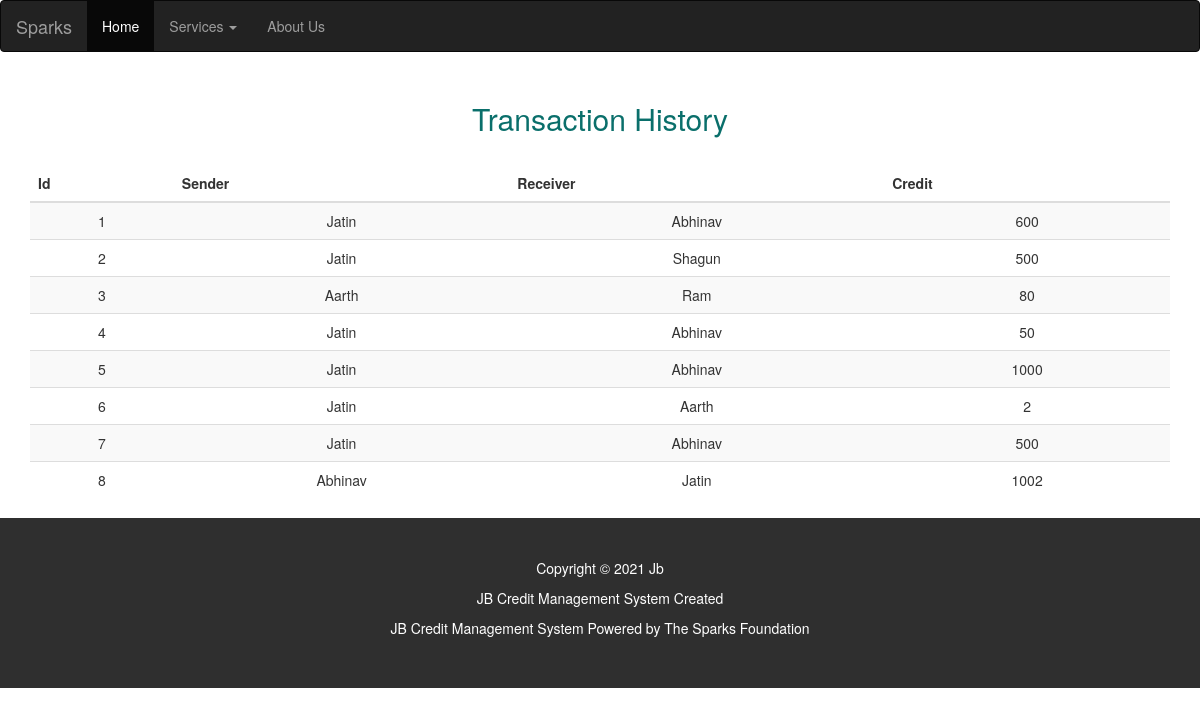
The app's page /transactionDetails.php with its own data.
### tables this page shows
CREATE TABLE `transfer` (
  `id` int(2) NOT NULL,
  `sender` varchar(20) NOT NULL,
  `receiver` varchar(20) NOT NULL,
  `credit` int(6) NOT NULL
);

### transactionDetails.php (the view, shortened to what this page needs)
<!DOCTYPE html>
<html lang="en">
<head>
    <link rel="stylesheet" href="https://maxcdn.bootstrapcdn.com/bootstrap/3.4.1/css/bootstrap.min.css">
</head>
<body class="indexPage">
<nav class="navbar navbar-inverse">
        <div class="container-fluid">
            <div class="navbar-header">
                <a class="navbar-brand" href="./index.php">Sparks</a>
            </div>
            <ul class="nav navbar-nav">
                <li class="active"><a href="./index.php">Home</a></li>
                <li class="dropdown"><a class="dropdown-toggle" data-toggle="dropdown" href="#"> Services <span
                            class="caret"></span></a>
                </li>
                <li><a href="./aboutus.html">About Us</a></li>
            </ul>
        </div>
    </nav>
        <div class="container divStyle">
        <h2 class="text-center">Transaction History</h2>
       <br>
       <div class="table-responsive-sm">
    <table class="table text-center table-striped table-hover tableStyle ">
            <thead>
            <tr>
            <th>Id</th>
            <th>Sender</th>
            <th>Receiver</th>
            <th>Credit</th>
            </tr>
        </thead>
        <tbody>
            <?php
            include 'config.php';
            $sql ="select * from transfer";
            $query =mysqli_query($conn, $sql);
            while($rows = mysqli_fetch_array($query))
            {
                ?>
            <tr>
            <td><?php echo $rows['id']; ?></td>
            <td><?php echo $rows['sender']; ?></td>
            <td><?php echo $rows['receiver']; ?></td>
            <td><?php echo $rows['credit']; ?> </td>
            <?php
            }
            ?>
        </tbody>
    </table>
    </div>
        </div>
        <footer class="container-fluid bg-4 text-center">
    <p> Copyright © 2021 Jb</p>
    <p>JB Credit Management System Created</p>
   <p>JB Credit Management System Powered by The Sparks Foundation</p>
  </footer>
</body>
</html>

### transactionDetails.php (style rules this page uses)
h2 { margin-top:30px; color: #0A6F6B; }
.bg-4 { background-color: #2f2f2f; color: #fff; padding-top: 40px; padding-bottom: 40px; }

### records on screen
transfer: id "1", sender "Jatin", receiver "Abhinav", credit "600"
transfer: id "2", sender "Jatin", receiver "Shagun", credit "500"
transfer: id "3", sender "Aarth", receiver "Ram", credit "80"
transfer: id "4", sender "Jatin", receiver "Abhinav", credit "50"
transfer: id "5", sender "Jatin", receiver "Abhinav", credit "1000"
transfer: id "6", sender "Jatin", receiver "Aarth", credit "2"
transfer: id "7", sender "Jatin", receiver "Abhinav", credit "500"
transfer: id "8", sender "Abhinav", receiver "Jatin", credit "1002"
